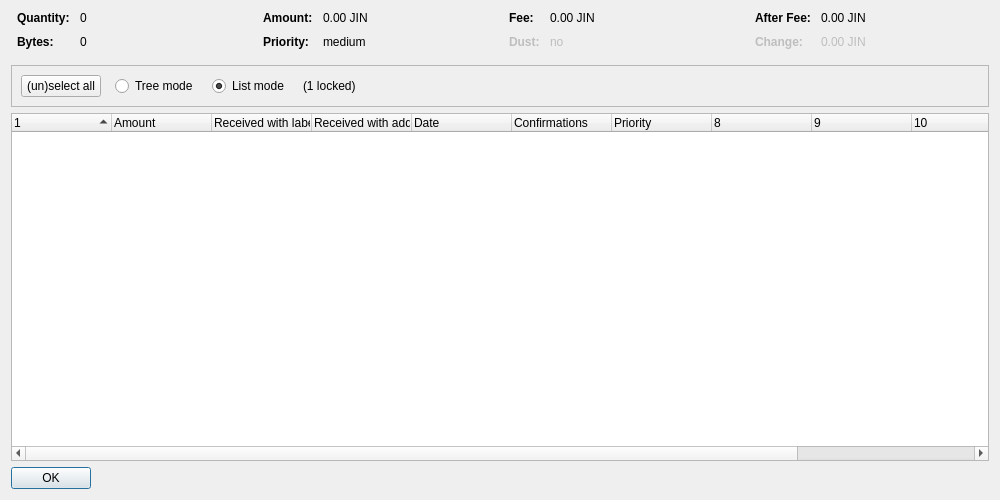
<?xml version="1.0" encoding="UTF-8"?>
<ui version="4.0">
 <class>CoinControlDialog</class>
 <widget class="QDialog" name="CoinControlDialog">
  <property name="geometry">
   <rect>
    <x>0</x>
    <y>0</y>
    <width>1000</width>
    <height>500</height>
   </rect>
  </property>
  <property name="windowTitle">
   <string>Coin Selection</string>
  </property>
  <layout class="QVBoxLayout" name="verticalLayout">
   <item>
    <layout class="QHBoxLayout" name="horizontalLayoutTop" stretch="0,0,0,0">
     <property name="topMargin">
      <number>0</number>
     </property>
     <property name="bottomMargin">
      <number>10</number>
     </property>
     <item>
      <layout class="QFormLayout" name="formLayoutCoinControl1">
       <property name="horizontalSpacing">
        <number>10</number>
       </property>
       <property name="verticalSpacing">
        <number>10</number>
       </property>
       <property name="leftMargin">
        <number>6</number>
       </property>
       <property name="rightMargin">
        <number>6</number>
       </property>
       <item row="0" column="0">
        <widget class="QLabel" name="labelCoinControlQuantityText">
         <property name="font">
          <font>
           <weight>75</weight>
           <bold>true</bold>
          </font>
         </property>
         <property name="text">
          <string>Quantity:</string>
         </property>
        </widget>
       </item>
       <item row="0" column="1">
        <widget class="QLabel" name="labelCoinControlQuantity">
         <property name="cursor">
          <cursorShape>IBeamCursor</cursorShape>
         </property>
         <property name="contextMenuPolicy">
          <enum>Qt::ActionsContextMenu</enum>
         </property>
         <property name="text">
          <string notr="true">0</string>
         </property>
         <property name="textInteractionFlags">
          <set>Qt::LinksAccessibleByMouse|Qt::TextSelectableByKeyboard|Qt::TextSelectableByMouse</set>
         </property>
        </widget>
       </item>
       <item row="1" column="0">
        <widget class="QLabel" name="labelCoinControlBytesText">
         <property name="font">
          <font>
           <weight>75</weight>
           <bold>true</bold>
          </font>
         </property>
         <property name="text">
          <string>Bytes:</string>
         </property>
        </widget>
       </item>
       <item row="1" column="1">
        <widget class="QLabel" name="labelCoinControlBytes">
         <property name="cursor">
          <cursorShape>IBeamCursor</cursorShape>
         </property>
         <property name="contextMenuPolicy">
          <enum>Qt::ActionsContextMenu</enum>
         </property>
         <property name="text">
          <string notr="true">0</string>
         </property>
         <property name="textInteractionFlags">
          <set>Qt::LinksAccessibleByMouse|Qt::TextSelectableByKeyboard|Qt::TextSelectableByMouse</set>
         </property>
        </widget>
       </item>
      </layout>
     </item>
     <item>
      <layout class="QFormLayout" name="formLayoutCoinControl2">
       <property name="horizontalSpacing">
        <number>10</number>
       </property>
       <property name="verticalSpacing">
        <number>10</number>
       </property>
       <property name="leftMargin">
        <number>6</number>
       </property>
       <property name="rightMargin">
        <number>6</number>
       </property>
       <item row="0" column="0">
        <widget class="QLabel" name="labelCoinControlAmountText">
         <property name="font">
          <font>
           <weight>75</weight>
           <bold>true</bold>
          </font>
         </property>
         <property name="text">
          <string>Amount:</string>
         </property>
        </widget>
       </item>
       <item row="0" column="1">
        <widget class="QLabel" name="labelCoinControlAmount">
         <property name="cursor">
          <cursorShape>IBeamCursor</cursorShape>
         </property>
         <property name="contextMenuPolicy">
          <enum>Qt::ActionsContextMenu</enum>
         </property>
         <property name="text">
          <string notr="true">0.00 JIN</string>
         </property>
         <property name="textInteractionFlags">
          <set>Qt::LinksAccessibleByMouse|Qt::TextSelectableByKeyboard|Qt::TextSelectableByMouse</set>
         </property>
        </widget>
       </item>
       <item row="1" column="0">
        <widget class="QLabel" name="labelCoinControlPriorityText">
         <property name="font">
          <font>
           <weight>75</weight>
           <bold>true</bold>
          </font>
         </property>
         <property name="text">
          <string>Priority:</string>
         </property>
        </widget>
       </item>
       <item row="1" column="1">
        <widget class="QLabel" name="labelCoinControlPriority">
         <property name="cursor">
          <cursorShape>IBeamCursor</cursorShape>
         </property>
         <property name="contextMenuPolicy">
          <enum>Qt::ActionsContextMenu</enum>
         </property>
         <property name="text">
          <string notr="true">medium</string>
         </property>
         <property name="textInteractionFlags">
          <set>Qt::LinksAccessibleByMouse|Qt::TextSelectableByKeyboard|Qt::TextSelectableByMouse</set>
         </property>
        </widget>
       </item>
      </layout>
     </item>
     <item>
      <layout class="QFormLayout" name="formLayoutCoinControl3">
       <property name="horizontalSpacing">
        <number>10</number>
       </property>
       <property name="verticalSpacing">
        <number>10</number>
       </property>
       <property name="leftMargin">
        <number>6</number>
       </property>
       <property name="rightMargin">
        <number>6</number>
       </property>
       <item row="0" column="0">
        <widget class="QLabel" name="labelCoinControlFeeText">
         <property name="font">
          <font>
           <weight>75</weight>
           <bold>true</bold>
          </font>
         </property>
         <property name="text">
          <string>Fee:</string>
         </property>
        </widget>
       </item>
       <item row="0" column="1">
        <widget class="QLabel" name="labelCoinControlFee">
         <property name="cursor">
          <cursorShape>IBeamCursor</cursorShape>
         </property>
         <property name="contextMenuPolicy">
          <enum>Qt::ActionsContextMenu</enum>
         </property>
         <property name="text">
          <string notr="true">0.00 JIN</string>
         </property>
         <property name="textInteractionFlags">
          <set>Qt::LinksAccessibleByMouse|Qt::TextSelectableByKeyboard|Qt::TextSelectableByMouse</set>
         </property>
        </widget>
       </item>
       <item row="1" column="0">
        <widget class="QLabel" name="labelCoinControlLowOutputText">
         <property name="enabled">
          <bool>false</bool>
         </property>
         <property name="font">
          <font>
           <weight>75</weight>
           <bold>true</bold>
          </font>
         </property>
         <property name="text">
          <string>Dust:</string>
         </property>
        </widget>
       </item>
       <item row="1" column="1">
        <widget class="QLabel" name="labelCoinControlLowOutput">
         <property name="enabled">
          <bool>false</bool>
         </property>
         <property name="cursor">
          <cursorShape>IBeamCursor</cursorShape>
         </property>
         <property name="contextMenuPolicy">
          <enum>Qt::ActionsContextMenu</enum>
         </property>
         <property name="text">
          <string notr="true">no</string>
         </property>
         <property name="textInteractionFlags">
          <set>Qt::LinksAccessibleByMouse|Qt::TextSelectableByKeyboard|Qt::TextSelectableByMouse</set>
         </property>
        </widget>
       </item>
      </layout>
     </item>
     <item>
      <layout class="QFormLayout" name="formLayoutCoinControl4">
       <property name="horizontalSpacing">
        <number>10</number>
       </property>
       <property name="verticalSpacing">
        <number>10</number>
       </property>
       <property name="leftMargin">
        <number>6</number>
       </property>
       <property name="rightMargin">
        <number>6</number>
       </property>
       <item row="0" column="0">
        <widget class="QLabel" name="labelCoinControlAfterFeeText">
         <property name="font">
          <font>
           <weight>75</weight>
           <bold>true</bold>
          </font>
         </property>
         <property name="text">
          <string>After Fee:</string>
         </property>
        </widget>
       </item>
       <item row="0" column="1">
        <widget class="QLabel" name="labelCoinControlAfterFee">
         <property name="cursor">
          <cursorShape>IBeamCursor</cursorShape>
         </property>
         <property name="contextMenuPolicy">
          <enum>Qt::ActionsContextMenu</enum>
         </property>
         <property name="text">
          <string notr="true">0.00 JIN</string>
         </property>
         <property name="textInteractionFlags">
          <set>Qt::LinksAccessibleByMouse|Qt::TextSelectableByKeyboard|Qt::TextSelectableByMouse</set>
         </property>
        </widget>
       </item>
       <item row="1" column="0">
        <widget class="QLabel" name="labelCoinControlChangeText">
         <property name="enabled">
          <bool>false</bool>
         </property>
         <property name="font">
          <font>
           <weight>75</weight>
           <bold>true</bold>
          </font>
         </property>
         <property name="text">
          <string>Change:</string>
         </property>
        </widget>
       </item>
       <item row="1" column="1">
        <widget class="QLabel" name="labelCoinControlChange">
         <property name="enabled">
          <bool>false</bool>
         </property>
         <property name="cursor">
          <cursorShape>IBeamCursor</cursorShape>
         </property>
         <property name="contextMenuPolicy">
          <enum>Qt::ActionsContextMenu</enum>
         </property>
         <property name="text">
          <string notr="true">0.00 JIN</string>
         </property>
         <property name="textInteractionFlags">
          <set>Qt::LinksAccessibleByMouse|Qt::TextSelectableByKeyboard|Qt::TextSelectableByMouse</set>
         </property>
        </widget>
       </item>
      </layout>
     </item>
    </layout>
   </item>
   <item>
    <widget class="QFrame" name="frame">
     <property name="minimumSize">
      <size>
       <width>0</width>
       <height>40</height>
      </size>
     </property>
     <property name="frameShape">
      <enum>QFrame::StyledPanel</enum>
     </property>
     <property name="frameShadow">
      <enum>QFrame::Sunken</enum>
     </property>
     <layout class="QHBoxLayout" name="horizontalLayout">
      <item>
       <layout class="QHBoxLayout" name="horizontalLayoutPanel" stretch="0,0,0,0,0">
        <property name="spacing">
         <number>14</number>
        </property>
        <item>
         <widget class="QPushButton" name="pushButtonSelectAll">
          <property name="sizePolicy">
           <sizepolicy hsizetype="Maximum" vsizetype="Fixed">
            <horstretch>0</horstretch>
            <verstretch>0</verstretch>
           </sizepolicy>
          </property>
          <property name="text">
           <string>(un)select all</string>
          </property>
          <property name="autoDefault">
           <bool>false</bool>
          </property>
         </widget>
        </item>
        <item>
         <widget class="QRadioButton" name="radioTreeMode">
          <property name="sizePolicy">
           <sizepolicy hsizetype="Maximum" vsizetype="Fixed">
            <horstretch>0</horstretch>
            <verstretch>0</verstretch>
           </sizepolicy>
          </property>
          <property name="text">
           <string>Tree mode</string>
          </property>
         </widget>
        </item>
        <item>
         <widget class="QRadioButton" name="radioListMode">
          <property name="sizePolicy">
           <sizepolicy hsizetype="Maximum" vsizetype="Fixed">
            <horstretch>0</horstretch>
            <verstretch>0</verstretch>
           </sizepolicy>
          </property>
          <property name="text">
           <string>List mode</string>
          </property>
          <property name="checked">
           <bool>true</bool>
          </property>
         </widget>
        </item>
        <item>
         <widget class="QLabel" name="labelLocked">
          <property name="text">
           <string notr="true">(1 locked)</string>
          </property>
         </widget>
        </item>
        <item>
         <spacer name="horizontalSpacer">
          <property name="orientation">
           <enum>Qt::Horizontal</enum>
          </property>
          <property name="sizeHint" stdset="0">
           <size>
            <width>40</width>
            <height>20</height>
           </size>
          </property>
         </spacer>
        </item>
       </layout>
      </item>
     </layout>
    </widget>
   </item>
   <item>
    <widget class="CoinControlTreeWidget" name="treeWidget">
     <property name="contextMenuPolicy">
      <enum>Qt::CustomContextMenu</enum>
     </property>
     <property name="sortingEnabled">
      <bool>false</bool>
     </property>
     <property name="columnCount">
      <number>12</number>
     </property>
     <attribute name="headerShowSortIndicator" stdset="0">
      <bool>true</bool>
     </attribute>
     <attribute name="headerStretchLastSection">
      <bool>false</bool>
     </attribute>
     <column>
      <property name="text">
       <string/>
      </property>
     </column>
     <column>
      <property name="text">
       <string>Amount</string>
      </property>
     </column>
     <column>
      <property name="text">
       <string>Received with label</string>
      </property>
     </column>
     <column>
      <property name="text">
       <string>Received with address</string>
      </property>
     </column>
     <column>
      <property name="text">
       <string>Date</string>
      </property>
     </column>
     <column>
      <property name="text">
       <string>Confirmations</string>
      </property>
      <property name="toolTip">
       <string>Confirmed</string>
      </property>
     </column>
     <column>
      <property name="text">
       <string>Priority</string>
      </property>
     </column>
     <column>
      <property name="text">
       <string/>
      </property>
     </column>
     <column>
      <property name="text">
       <string/>
      </property>
     </column>
     <column>
      <property name="text">
       <string/>
      </property>
     </column>
     <column>
      <property name="text">
       <string/>
      </property>
     </column>
     <column>
      <property name="text">
       <string/>
      </property>
     </column>
    </widget>
   </item>
   <item>
    <widget class="QDialogButtonBox" name="buttonBox">
     <property name="sizePolicy">
      <sizepolicy hsizetype="Maximum" vsizetype="Fixed">
       <horstretch>0</horstretch>
       <verstretch>0</verstretch>
      </sizepolicy>
     </property>
     <property name="orientation">
      <enum>Qt::Horizontal</enum>
     </property>
     <property name="standardButtons">
      <set>QDialogButtonBox::Ok</set>
     </property>
    </widget>
   </item>
  </layout>
 </widget>
 <customwidgets>
  <customwidget>
   <class>CoinControlTreeWidget</class>
   <extends>QTreeWidget</extends>
   <header>coincontroltreewidget.h</header>
  </customwidget>
 </customwidgets>
 <resources/>
 <connections/>
</ui>
